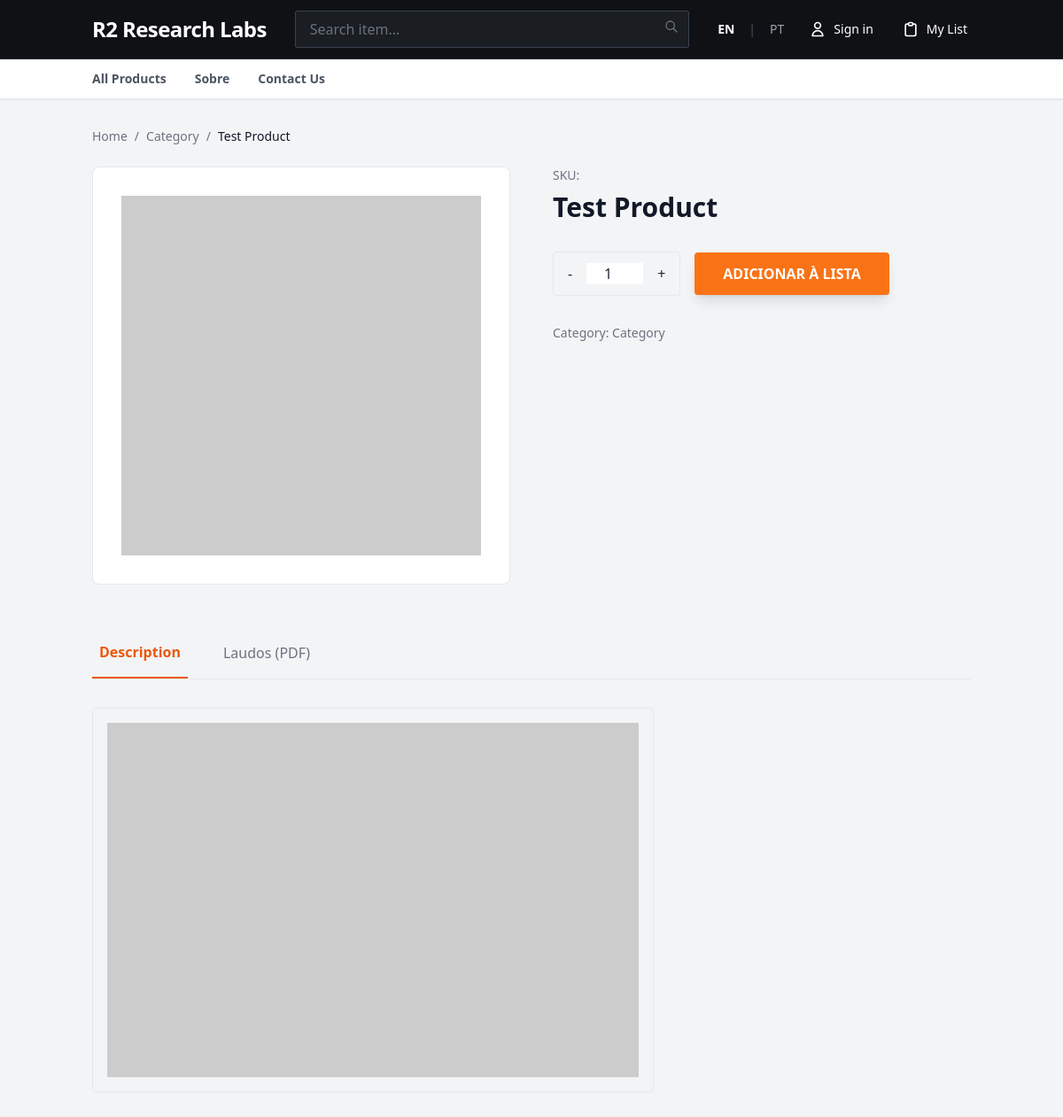
Page /product/test-product on the committed database.
### tables this page shows
CREATE TABLE settings (
        key TEXT PRIMARY KEY,
        value TEXT
    );

CREATE TABLE pages (
    id INTEGER PRIMARY KEY AUTOINCREMENT,
    title TEXT NOT NULL,
    slug TEXT UNIQUE NOT NULL,
    content TEXT,
    created_at DATETIME DEFAULT CURRENT_TIMESTAMP
);

CREATE TABLE products (
    id INTEGER PRIMARY KEY AUTOINCREMENT,
    name TEXT NOT NULL,
    sku TEXT,
    price REAL,
    image_url TEXT,
    category TEXT,
    short_desc TEXT,
    long_desc TEXT,
    pdf_url TEXT,
    created_at DATETIME DEFAULT CURRENT_TIMESTAMP
, category_id INTEGER, pdf_label TEXT, slug TEXT, type TEXT DEFAULT 'physical', digital_delivery INTEGER DEFAULT 0, download_limit INTEGER DEFAULT 0, download_expiry_days INTEGER DEFAULT 0, file_url TEXT);

### templates/layout.php (the view, shortened to what the rows shown need)
<!DOCTYPE html>
<html lang="<?php echo htmlspecialchars($_SESSION['lang'] ?? 'en'); ?>">
<head>
    <?php
    $storeName = getSetting('store_name', 'R2 Research Labs');
    $brandMode = getSetting('brand_mode', 'text') === 'image' ? 'image' : 'text';
    $brandLogoUrl = getSetting('brand_logo_url', '');
    $brandLogoWidth = max(20, min(1200, (int)getSetting('brand_logo_width', '160')));
    $brandLogoHeight = max(20, min(600, (int)getSetting('brand_logo_height', '48')));
    $themeHeaderBg = getSetting('theme_header_bg', '#0f1115');
    $themePageBg = getSetting('theme_page_bg', '#f3f4f6');
    $themeTextColor = getSetting('theme_text_color', '#1f2937');
    $isMultilangEnabled = getSetting('i18n_multilang_enabled', '1') === '1';
    $storeMode = getSetting('store_mode', 'ecommerce');
    ?>
    <script src="https://cdn.tailwindcss.com"></script>
</head>
<body class="font-sans" x-data="{ cartOpen: false, mobileSearchOpen: false }" style="background-color: <?php echo htmlspecialchars($themePageBg); ?>; color: <?php echo htmlspecialchars($themeTextColor); ?>;">
    <div class="text-white border-b border-gray-800" style="background-color: <?php echo htmlspecialchars($themeHeaderBg); ?>;">
        <div class="container mx-auto px-4 py-3">
            <div class="flex items-center justify-between">
                <a href="/" class="flex items-center gap-2">
                    <?php if ($brandMode === 'image' && !empty($brandLogoUrl)): ?>
                        <img src="<?php echo htmlspecialchars($brandLogoUrl); ?>" alt="<?php echo htmlspecialchars($storeName); ?>" style="width: <?php echo $brandLogoWidth; ?>px; height: <?php echo $brandLogoHeight; ?>px;" class="object-contain">
                    <?php else: ?>
                        <span class="text-xl md:text-2xl font-bold tracking-tight text-white"><?php echo htmlspecialchars($storeName); ?></span>
                    <?php endif; ?>
                </a>
                <div class="hidden md:flex flex-1 max-w-xl mx-8">
                    <form action="/" method="GET" class="relative w-full" id="top-search-box">
                        <input id="top-search-input" name="q" type="text" value="<?php echo htmlspecialchars((string)($_GET['q'] ?? '')); ?>" placeholder="<?php echo __('Search item...'); ?>" autocomplete="off" class="w-full bg-[#1a1d21] border border-gray-700 text-gray-300 rounded-sm px-4 py-2 pr-10 focus:ring-1 focus:ring-orange-500 focus:border-orange-500 outline-none placeholder-gray-500">
                        <button type="submit" class="absolute right-3 top-2.5 text-gray-500 hover:text-white">
                            <svg class="w-4 h-4" fill="none" stroke="currentColor" viewBox="0 0 24 24"><path stroke-linecap="round" stroke-linejoin="round" stroke-width="2" d="M21 21l-6-6m2-5a7 7 0 11-14 0 4 4 0 0114 0z"></path></svg>
                        </button>
                    </form>
                </div>
                <?php if ($isMultilangEnabled): ?>
                    <div class="hidden md:flex items-center gap-4 text-sm text-gray-400 mr-6">
                        <a href="?lang=en" class="<?php echo $_SESSION['lang'] === 'en' ? 'text-white font-bold' : 'hover:text-white'; ?>">EN</a>
                        <span class="text-gray-600">|</span>
                        <a href="?lang=pt" class="<?php echo $_SESSION['lang'] === 'pt' ? 'text-white font-bold' : 'hover:text-white'; ?>">PT</a>
                    </div>
                <?php endif; ?>
                <div class="flex items-center gap-4 md:gap-6 text-sm">
                    <?php if (isset($_SESSION['user_id'])): ?>
                        <div class="relative" x-data="{ open: false }">
                            <button @click="open = !open" class="flex items-center gap-1 md:gap-2 hover:text-orange-500 transition-colors p-1">
                                <svg class="w-5 h-5" fill="none" stroke="currentColor" viewBox="0 0 24 24"><path stroke-linecap="round" stroke-linejoin="round" stroke-width="2" d="M16 7a4 4 0 11-8 0 4 4 0 018 0zM12 14a7 7 0 00-7 7h14a7 7 0 00-7-7z"></path></svg>
                                <span class="hidden sm:inline"><?php echo __('Account'); ?></span>
                            </button>
                            <div x-show="open" @click.away="open = false" class="absolute right-0 mt-2 w-48 bg-white text-gray-800 rounded shadow-lg py-1 z-50" x-cloak>
                                <a href="/account" class="block px-4 py-2 hover:bg-gray-100"><?php echo __('My Profile'); ?></a>
                                <?php if (isset($_SESSION['is_admin']) && $_SESSION['is_admin']): ?>
                                    <a href="/admin" class="block px-4 py-2 hover:bg-gray-100"><?php echo __('Admin Dashboard'); ?></a>
                                <?php endif; ?>
                                <a href="/logout" class="block px-4 py-2 text-red-600 hover:bg-gray-100"><?php echo __('Sign out'); ?></a>
                            </div>
                        </div>
                    <?php else: ?>
                        <a href="/login" class="flex items-center gap-1 md:gap-2 hover:text-orange-500 transition-colors p-1">
                            <svg class="w-5 h-5" fill="none" stroke="currentColor" viewBox="0 0 24 24"><path stroke-linecap="round" stroke-linejoin="round" stroke-width="2" d="M16 7a4 4 0 11-8 0 4 4 0 018 0zM12 14a7 7 0 00-7 7h14a7 7 0 00-7-7z"></path></svg>
                            <span class="hidden sm:inline"><?php echo __('Sign in'); ?></span>
                        </a>
                    <?php endif; ?>
                    <?php if ($storeMode !== 'informational'): ?>
                    <a href="/cart" class="relative hover:text-orange-500 transition-colors flex items-center gap-1 md:gap-2 p-1">
                        <div class="relative">
                            <?php if ($storeMode === 'catalog'): ?>
                                <svg class="w-5 h-5" fill="none" stroke="currentColor" viewBox="0 0 24 24"><path stroke-linecap="round" stroke-linejoin="round" stroke-width="2" d="M9 5H7a2 2 0 00-2 2v12a2 2 0 002 2h10a2 2 0 002-2V7a2 2 0 00-2-2h-2M9 5a2 2 0 002 2h2a2 2 0 002-2M9 5a2 2 0 012-2h2a2 2 0 012 2"></path></svg>
                            <?php endif; ?>
                        </div>
                        <span class="hidden sm:inline"><?php echo $storeMode === 'catalog' ? __('My List') : __('Cart'); ?></span>
                    </a>
                    <?php endif; ?>
                </div>
            </div>
        </div>
    </div>
    <div class="bg-white border-b shadow-sm sticky top-0 z-40">
        <div class="container mx-auto px-4">
            <nav class="flex items-center space-x-6 md:space-x-8 py-3 text-sm font-semibold text-gray-600 overflow-x-auto hide-scrollbar">
                <?php
                $navPages = getAllPages();
                $activeClass = 'text-orange-600 border-b-2 border-orange-600 pb-3 -mb-3.5';
                $inactiveClass = 'hover:text-orange-600 transition-colors whitespace-nowrap';
                $isHome = (isset($path) && ($path === '/' || $path === '/home'));
                $isContact = (isset($path) && $path === '/contact');
                ?>
                <a href="/" class="<?php echo $isHome ? $activeClass : $inactiveClass; ?>"><?php echo __('All Products'); ?></a>
                <?php foreach ($navPages as $page):
                    $pageSlug = '/' . $page['slug'];
                    $isActive = (isset($path) && $path === $pageSlug);
                ?>
                    <a href="<?php echo htmlspecialchars($pageSlug); ?>" class="<?php echo $isActive ? $activeClass : $inactiveClass; ?>">
                        <?php echo htmlspecialchars(__($page['title'])); ?>
                    </a>
                <?php endforeach; ?>
                <a href="/contact" class="<?php echo $isContact ? $activeClass : $inactiveClass; ?>"><?php echo __('Contact Us'); ?></a>
            </nav>
        </div>
    </div>
    <main class="min-h-screen pb-12" style="background-color: <?php echo htmlspecialchars($themePageBg); ?>;">
        <?php include $template; ?>
    </main>
</body>
</html>

### templates/product.php (shortened to what the rows shown need)
<?php
$categoryName = isset($product['category_name']) ? (string) $product['category_name'] : (isset($product['category']) ? (string)$product['category'] : '');
$categorySlug = $product['category_slug'] ?? strtolower(str_replace(' ', '-', $categoryName));
$categoryLabel = $categoryName !== '' ? __($categoryName) : __('Category');
$primaryImage = getProductPrimaryImageUrl($product);
if ($primaryImage === '') {
    $primaryImage = 'https://placehold.co/700x700?text=No+Image';
}
?>
<div class="container mx-auto px-4 py-8">
    <nav class="flex text-sm text-gray-500 mb-6">
        <a href="/" class="hover:text-orange-600"><?php echo __('Home'); ?></a>
        <span class="mx-2">/</span>
        <a href="/?category=<?php echo urlencode($categorySlug); ?>" class="hover:text-orange-600"><?php echo htmlspecialchars($categoryLabel); ?></a>
        <span class="mx-2">/</span>
        <span class="text-gray-900"><?php echo htmlspecialchars($product['name']); ?></span>
    </nav>
    <div class="grid grid-cols-1 md:grid-cols-2 gap-12">
        <div x-data="{ selectedImage: <?php echo htmlspecialchars(json_encode($primaryImage), ENT_QUOTES, 'UTF-8'); ?> }">
            <div class="bg-white border rounded-lg p-8 flex items-center justify-center">
                <img :src="selectedImage" src="<?php echo htmlspecialchars($primaryImage); ?>" alt="<?php echo htmlspecialchars($product['name']); ?>" class="max-h-[500px] object-contain">
            </div>
        </div>
        <div>
            <div class="text-sm text-gray-500 mb-2">SKU: <?php echo htmlspecialchars($product['sku']); ?></div>
            <h1 class="text-3xl font-bold text-gray-900 mb-4"><?php echo htmlspecialchars($product['name']); ?></h1>
            <?php if ($storeMode !== 'informational'): ?>
            <div class="flex flex-col sm:flex-row items-start sm:items-center gap-4 mb-8" x-data="{ qty: 1 }">
                <div class="flex items-center border rounded w-full sm:w-auto justify-between sm:justify-start">
                    <button @click="qty > 1 ? qty-- : null" class="px-4 py-3 hover:bg-gray-100">-</button>
                    <input type="number" x-model="qty" class="w-16 text-center border-none focus:ring-0" min="1">
                    <button @click="qty++" class="px-4 py-3 hover:bg-gray-100">+</button>
                </div>
                <button
                    @click="$store.cart.add({ ...<?php echo htmlspecialchars(json_encode($product)); ?>, quantity: qty })"
                    class="w-full sm:w-auto bg-orange-500 text-white px-8 py-3 rounded font-bold hover:bg-orange-600 transition-colors uppercase shadow-lg transform active:scale-95 text-center">
                    <?php echo $storeMode === 'catalog' ? __('Adicionar à lista') : __('Add to cart'); ?>
                </button>
            </div>
            <?php endif; ?>
            <div class="flex items-center gap-4 text-sm text-gray-500">
                <span><?php echo __('Category'); ?>: <?php echo htmlspecialchars($categoryLabel); ?></span>
            </div>
        </div>
    </div>
    <div class="mt-16" x-data="{ activeTab: 'description' }">
        <div class="border-b flex gap-8 mb-6">
            <button
                @click="activeTab = 'description'"
                :class="{ 'border-b-2 border-orange-600 text-orange-600 font-bold': activeTab === 'description', 'text-gray-500 hover:text-gray-700': activeTab !== 'description' }"
                class="pb-4 px-2 transition-colors">
                <?php echo __('Description'); ?>
            </button>
            <button
                @click="activeTab = 'laudos'"
                :class="{ 'border-b-2 border-orange-600 text-orange-600 font-bold': activeTab === 'laudos', 'text-gray-500 hover:text-gray-700': activeTab !== 'laudos' }"
                class="pb-4 px-2 transition-colors">
                <?php echo !empty($product['pdf_label']) ? htmlspecialchars($product['pdf_label']) : __('Laudos (PDF)'); ?>
            </button>
        </div>
        <div x-show="activeTab === 'description'" class="prose max-w-none text-gray-600">
            <div class="mt-8">
                <img src="https://placehold.co/600x400?text=Chemical+Structure" alt="Chemical Structure" class="rounded border p-4">
            </div>
        </div>
    </div>
</div>

### rows in the picture
settings: value "R2 Research Labs"
pages: title "Sobre"
products: name "Test Product"

### other values in the picture
__('Sign in') "Sign in"
__('My List') "My List"
__('All Products') "All Products"
__('Contact Us') "Contact Us"
__('Home') "Home"
$categoryLabel "Category"
__('Adicionar à lista') "ADICIONAR À LISTA"
__('Category') "Category"
__('Description') "Description"
__('Laudos (PDF)') "Laudos (PDF)"
